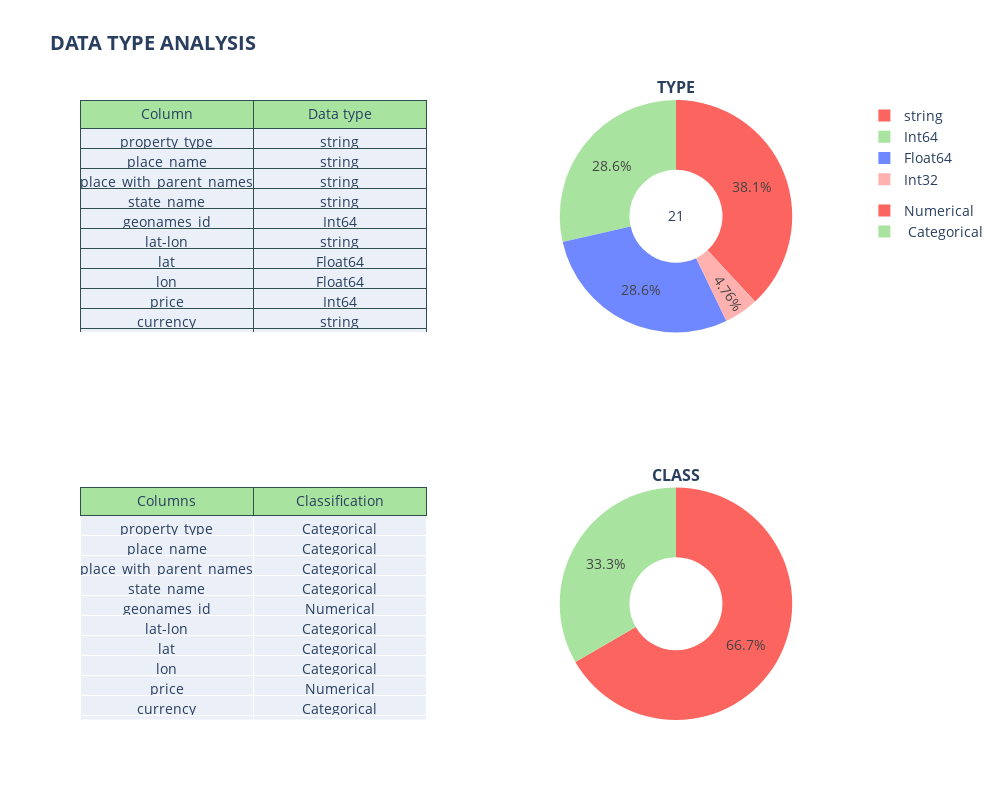

This figure's notebook cell:
### Code cell
table_dtype(df)

### Figure 1 — Plotly figure (JSON) as saved in the notebook; plotly's stock layout.template omitted (floating-point values rounded to 4 significant figures)
{"data": [{"domain": {"x": [0.55, 1], "y": [0.625, 1]}, "hole": 0.4, "labels": ["string", "Int64", "Float64", "Int32"], "legendgroup": "pie", "marker": {"colors": ["#FC645F", "#A8E4A0", "#7088FF", "#FEB1AF"]}, "textposition": "inside", "title": {"text": "21"}, "type": "pie", "values": [8, 6, 6, 1]}, {"cells": {"line": {"color": "darkslategray"}, "values": [["property_type", "place_name", "place_with_parent_names", "state_name", "geonames_id", "lat-lon", "lat", "lon", "price", "currency", "price_aprox_local_currency", "price_aprox_usd", "surface_total_in_m2", "surface_covered_in_m2", "price_usd_per_m2", "price_per_m2", "floor", "rooms", "expenses", "description", "title"], ["string", "string", "string", "string", "Int64", "string", "Float64", "Float64", "Int64", "string", "Float64", "Float64", "Int64", "Int64", "Float64", "Float64", "Int64", "Int32", "Int64", "string", "string"]]}, "domain": {"x": [0, 0.45], "y": [0.625, 1]}, "header": {"fill": {"color": "#A8E4A0"}, "line": {"color": "darkslategray"}, "values": ["Column", "Data type"]}, "type": "table"}, {"cells": {"values": [["property_type", "place_name", "place_with_parent_names", "state_name", "geonames_id", "lat-lon", "lat", "lon", "price", "currency", "price_aprox_local_currency", "price_aprox_usd", "surface_total_in_m2", "surface_covered_in_m2", "price_usd_per_m2", "price_per_m2", "floor", "rooms", "expenses", "description", "title"], ["Categorical", "Categorical", "Categorical", "Categorical", "Numerical", "Categorical", "Categorical", "Categorical", "Numerical", "Categorical", "Categorical", "Categorical", "Numerical", "Numerical", "Categorical", "Categorical", "Numerical", "Numerical", "Numerical", "Categorical", "Categorical"]]}, "domain": {"x": [0, 0.45], "y": [0, 0.375]}, "header": {"fill": {"color": "#A8E4A0"}, "line": {"color": "darkslategray"}, "values": ["Columns", "Classification"]}, "type": "table"}, {"domain": {"x": [0.55, 1], "y": [0, 0.375]}, "hole": 0.4, "labels": ["Numerical", " Categorical"], "legendgroup": "pie2", "marker": {"colors": ["#FC645F", "#A8E4A0", "#7088FF", "#FEB1AF"]}, "type": "pie", "values": [14, 7]}], "layout": {"annotations": [{"font": {"size": 16}, "showarrow": false, "text": "<b>TYPE", "x": 0.775, "xanchor": "center", "xref": "paper", "y": 1, "yanchor": "bottom", "yref": "paper"}, {"font": {"size": 16}, "showarrow": false, "text": "<b>CLASS", "x": 0.775, "xanchor": "center", "xref": "paper", "y": 0.375, "yanchor": "bottom", "yref": "paper"}], "font": {"size": 14}, "height": 800, "title": {"text": "<b>DATA TYPE ANALYSIS"}, "width": 1000}}
